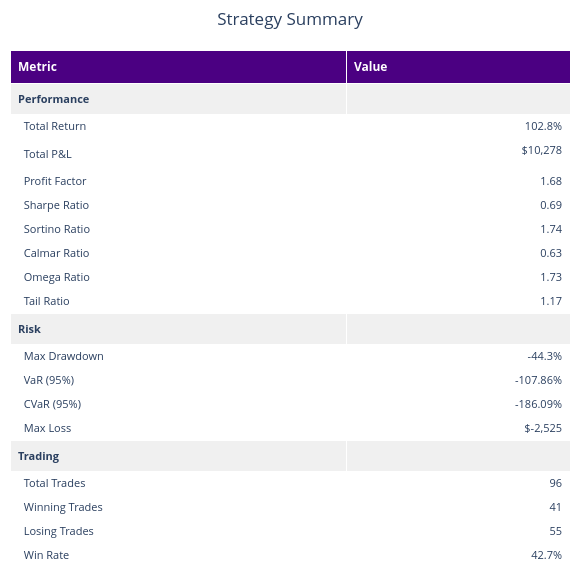

This figure's notebook cell:
### Code cell
report.plot_summary()

### Figure 1 — Plotly figure (JSON) as saved in the notebook; plotly's stock layout.template omitted (floating-point values rounded to 4 significant figures)
{"data": [{"cells": {"align": ["left", "right"], "fill": {"color": [["#f0f0f0", "white", "white", "white", "white", "white", "white", "white", "white", "#f0f0f0", "white", "white", "white", "white", "#f0f0f0", "white", "white", "white", "white", "white", "white", "white", "white", "white"], ["#f0f0f0", "white", "white", "white", "white", "white", "white", "white", "white", "#f0f0f0", "white", "white", "white", "white", "#f0f0f0", "white", "white", "white", "white", "white", "white", "white", "white", "white"]]}, "font": {"size": 11}, "height": 24, "values": [["<b>Performance</b>", "  Total Return", "  Total P&L", "  Profit Factor", "  Sharpe Ratio", "  Sortino Ratio", "  Calmar Ratio", "  Omega Ratio", "  Tail Ratio", "<b>Risk</b>", "  Max Drawdown", "  VaR (95%)", "  CVaR (95%)", "  Max Loss", "<b>Trading</b>", "  Total Trades", "  Winning Trades", "  Losing Trades", "  Win Rate", "  Avg P&L", "  Avg Win", "  Avg Loss", "  Max Win", "  Avg Days Held"], ["", "102.8%", "$10,278", "1.68", "0.69", "1.74", "0.63", "1.73", "1.17", "", "-44.3%", "-107.86%", "-186.09%", "$-2,525", "", "96", "41", "55", "42.7%", "$107", "$619", "$-274", "$7,501", "9.1"]]}, "columnwidth": [300, 200], "header": {"align": "left", "fill": {"color": "indigo"}, "font": {"color": "white", "size": 12}, "height": 30, "values": ["<b>Metric</b>", "<b>Value</b>"]}, "type": "table"}], "layout": {"height": 580, "margin": {"b": 10, "l": 10, "r": 10, "t": 50}, "title": {"text": "Strategy Summary", "x": 0.5}, "width": 580}}
